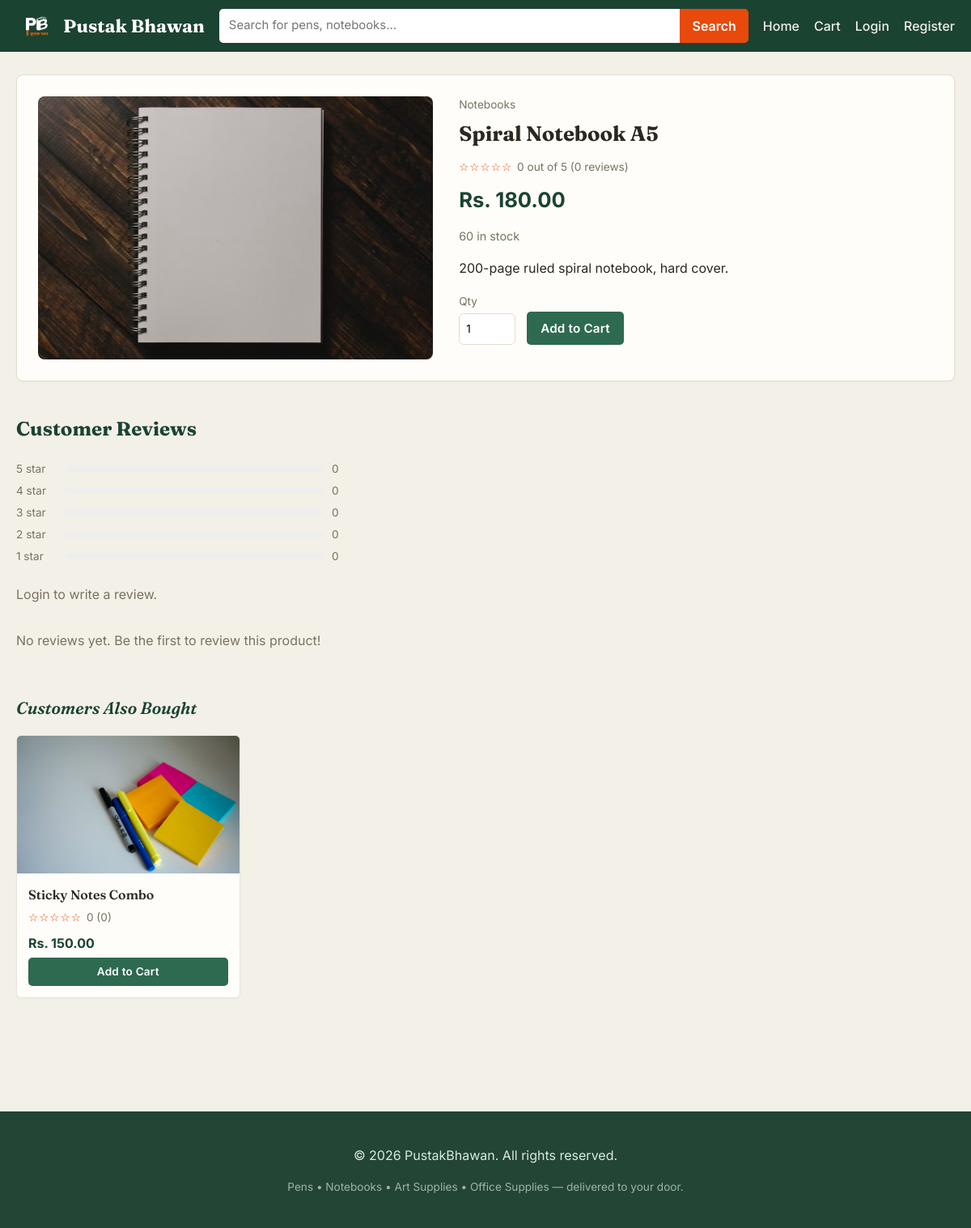
The app's page /product.php?id=3 with its own data.
### tables this page shows
CREATE TABLE products (
    id INT AUTO_INCREMENT PRIMARY KEY,
    category_id INT,
    name VARCHAR(150) NOT NULL,
    description TEXT,
    price DECIMAL(10,2) NOT NULL,
    stock INT DEFAULT 0,
    image VARCHAR(255) DEFAULT 'no-image.png',
    created_at TIMESTAMP DEFAULT CURRENT_TIMESTAMP,
    FOREIGN KEY (category_id) REFERENCES categories(id) ON DELETE SET NULL
);

CREATE TABLE categories (
    id INT AUTO_INCREMENT PRIMARY KEY,
    name VARCHAR(100) NOT NULL
);

### product.php (the view, shortened to what this page needs)
<?php
require 'config.php';
require 'functions.php';
$id = (int)($_GET['id'] ?? 0);
$stmt = $conn->prepare("SELECT p.*, c.name AS category_name FROM products p
                         LEFT JOIN categories c ON c.id = p.category_id
                         WHERE p.id = ?");
$stmt->bind_param('i', $id);
$stmt->execute();
$product = $stmt->get_result()->fetch_assoc();
$rating = getProductRating($conn, $id);
$breakdown = array_fill(1, 5, 0);
$revStmt = $conn->prepare("SELECT r.*, u.name AS user_name FROM reviews r
                            JOIN users u ON u.id = r.user_id
                            WHERE r.product_id = ? ORDER BY r.created_at DESC");
$revStmt->bind_param('i', $id);
$revStmt->execute();
$reviews = $revStmt->get_result()->fetch_all(MYSQLI_ASSOC);
$userReview = null;
$related = getAlsoBoughtProducts($conn, $id, 4);
require 'includes/header.php';
?>
<div class="product-detail">
  <div class="product-detail-img">
    <img src="uploads/<?= h($product['image']) ?>" alt="<?= h($product['name']) ?>"
         onerror="this.src='https://via.placeholder.com/450x400?text=PustakBhawan'">
  </div>
  <div class="product-detail-info">
    <p class="breadcrumb"><?= h($product['category_name'] ?? 'Stationery') ?></p>
    <h1><?= h($product['name']) ?></h1>
    <div class="product-rating">
      <?= renderStars($rating['avg']) ?>
      <span class="rating-text"><?= $rating['avg'] ?> out of 5 (<?= $rating['count'] ?> reviews)</span>
    </div>
    <div class="product-price-big"><?= money($product['price']) ?></div>
    <p class="stock-info">
      <?= $product['stock'] > 0 ? $product['stock'] . ' in stock' : 'Out of stock' ?>
    </p>
    <p class="product-desc"><?= nl2br(h($product['description'])) ?></p>
    <form method="post" action="add_to_cart.php" class="add-cart-form">
      <label>Qty
        <input type="number" name="quantity" value="1" min="1" max="<?= max(1, $product['stock']) ?>">
      </label>
      <button type="submit" class="btn btn-primary" <?= $product['stock'] <= 0 ? 'disabled' : '' ?>>
        <?= $product['stock'] <= 0 ? 'Out of Stock' : 'Add to Cart' ?>
      </button>
    </form>
  </div>
</div>
<section class="reviews-section">
  <h2>Customer Reviews</h2>
  <div class="rating-breakdown">
    <?php for ($s = 5; $s >= 1; $s--):
        $pct = $rating['count'] > 0 ? round(($breakdown[$s] / $rating['count']) * 100) : 0;
    ?>
      <div class="breakdown-row">
        <span><?= $s ?> star</span>
        <div class="bar-track"><div class="bar-fill" style="width: <?= $pct ?>%"></div></div>
        <span><?= $breakdown[$s] ?></span>
      </div>
    <?php endfor; ?>
  </div>
  <?php if (isLoggedIn()): ?>
    <div class="review-form-box">
      <h3><?= $userReview ? 'Update your review' : 'Write a review' ?></h3>
      <form method="post" action="submit_review.php" class="review-form">
        <input type="hidden" name="product_id" value="<?= $product['id'] ?>">
        <div class="star-input" id="star-input">
          <?php for ($s = 1; $s <= 5; $s++): ?>
            <label>
              <input type="radio" name="rating" value="<?= $s ?>"
                <?= ($userReview && (int)$userReview['rating'] === $s) ? 'checked' : '' ?> required>
              <span>★</span>
            </label>
          <?php endfor; ?>
        </div>
        <textarea name="comment" rows="3" placeholder="Share your experience with this product..."><?= h($userReview['comment'] ?? '') ?></textarea>
        <button type="submit" class="btn btn-primary btn-small"><?= $userReview ? 'Update Review' : 'Submit Review' ?></button>
      </form>
    </div>
  <?php else: ?>
    <p class="empty-msg"><a href="login.php">Login</a> to write a review.</p>
  <?php endif; ?>
  <div class="review-list">
    <?php if (empty($reviews)): ?>
      <p class="empty-msg">No reviews yet. Be the first to review this product!</p>
    <?php endif; ?>
  </div>
</section>
<?php if (!empty($related)): ?>
<section class="product-section">
  <h2>Customers Also Bought</h2>
  <div class="product-grid">
    <?php foreach ($related as $p): ?>
      <?php include 'includes/product_card.php'; ?>
    <?php endforeach; ?>
  </div>
</section>
<?php endif; ?>
<?php require 'includes/footer.php'; ?>

### includes/product_card.php (shortened to what this page needs)
<?php
$rating = round((float)($p['avg_rating'] ?? 0), 1);
$count  = (int)($p['review_count'] ?? 0);
?>
<div class="product-card">
  <a href="product.php?id=<?= $p['id'] ?>" class="product-img-link">
    <img src="uploads/<?= h($p['image']) ?>" alt="<?= h($p['name']) ?>"
         onerror="this.src='https://via.placeholder.com/300x220?text=PustakBhawan'">
  </a>
  <div class="product-info">
    <a href="product.php?id=<?= $p['id'] ?>" class="product-name"><?= h($p['name']) ?></a>
    <div class="product-rating">
      <?= renderStars($rating) ?>
      <span class="rating-text"><?= $rating ?> (<?= $count ?>)</span>
    </div>
    <div class="product-price"><?= money($p['price']) ?></div>
    <form method="post" action="add_to_cart.php">
      <button type="submit" class="btn btn-small" <?= $p['stock'] <= 0 ? 'disabled' : '' ?>>
        <?= $p['stock'] <= 0 ? 'Out of stock' : 'Add to Cart' ?>
      </button>
    </form>
  </div>
</div>

### css/style.css (style rules this page uses)
:root { --primary: #2d6a4f; --primary-dark: #1b4332; --accent: #e84a0c; --accent-light: #d47a5f; --ink: #7c4a2d; --bg: #f3f0e8; --card-bg: #fffdf9; --text: #2a281f; --muted: #7a7261; --border: #e2ddcd; --danger: #c0392b; --success: #2d6a4f; --radius: 8px; }
* { box-sizing: border-box; }
body { margin: 0; font-family: 'Inter', 'Segoe UI', Roboto, Helvetica, Arial, sans-serif; background: var(--bg); color: var(--text); line-height: 1.55; }
a { color: inherit; text-decoration: none; }
img { max-width: 100%; display: block; }
.hero h1, h2, .logo, .auth-box h1, .product-detail-info h1 { font-family: 'Fraunces', Georgia, serif; }
.product-section { margin-bottom: 40px; }
.product-section h2 { font-size: 1.3rem; margin-bottom: 16px; color: var(--primary-dark); font-style: italic; font-weight: 600; }
.product-grid { display: grid; grid-template-columns: repeat(auto-fill, minmax(220px, 1fr)); gap: 18px; }
.product-card { background: var(--card-bg); border: 1px solid #e8e5dc; border-radius: 6px; overflow: hidden; display: flex; flex-direction: column; transition: box-shadow 0.15s, transform 0.15s; }
.product-img-link img { width: 100%; height: 170px; object-fit: cover; background: #f1efe8; }
.product-info { padding: 14px; display: flex; flex-direction: column; gap: 6px; }
.product-name { font-weight: 600; font-size: 1rem; font-family: 'Fraunces', serif; }
.product-rating { display: flex; align-items: center; gap: 6px; font-size: 0.85rem; color: var(--muted); }
.product-price { font-weight: 700; color: var(--primary-dark); margin-top: 2px; }
.product-price-big { font-size: 1.6rem; font-weight: 700; color: var(--primary-dark); margin: 10px 0; }
.btn { display: inline-block; padding: 9px 17px; border-radius: 5px; border: none; cursor: pointer; font-weight: 600; font-size: 0.95rem; text-align: center; letter-spacing: 0.2px; }
.btn-primary { background: var(--primary); color: #fff; }
.btn-small { padding: 7px 14px; font-size: 0.85rem; width: 100%; background: var(--primary); color: #fff; }
.product-detail { display: grid; grid-template-columns: 1fr 1.2fr; gap: 32px; background: var(--card-bg); border: 1px solid var(--border); border-radius: 8px; padding: 26px; margin-bottom: 40px; }
.product-detail-img img { width: 100%; border-radius: var(--radius); }
.breadcrumb { color: var(--muted); font-size: 0.85rem; margin: 0 0 6px; }
.product-detail-info h1 { margin: 0 0 10px; font-size: 1.6rem; }
.stock-info { color: var(--muted); font-size: 0.9rem; }
.product-desc { color: var(--text); margin: 16px 0; }
.add-cart-form { display: flex; align-items: end; gap: 14px; margin-top: 18px; }
.add-cart-form label { display: flex; flex-direction: column; font-size: 0.85rem; color: var(--muted); gap: 4px; }
.add-cart-form input { width: 70px; padding: 8px; border: 1px solid var(--border); border-radius: 6px; }
.reviews-section { margin-bottom: 40px; }
.reviews-section h2 { color: var(--primary-dark); }
.rating-breakdown { max-width: 420px; margin-bottom: 24px; }
.breakdown-row { display: grid; grid-template-columns: 50px 1fr 30px; align-items: center; gap: 10px; margin-bottom: 6px; font-size: 0.85rem; color: var(--muted); }
.bar-track { background: #eee; border-radius: 6px; height: 8px; overflow: hidden; }
.review-list { display: flex; flex-direction: column; gap: 16px; max-width: 700px; }
.empty-msg { color: var(--muted); }
button, input, textarea { font: inherit; }
.btn-primary, .btn-small { box-shadow: none; }
.product-card, .auth-box, .product-detail, .review-form-box, .cart-item, .cart-summary, .checkout-box, .result-box, .order-card { box-shadow: 0 1px 3px rgba(38, 48, 42, 0.04); }

### records on screen
products: image (picture), category.name "Notebooks", name "Spiral Notebook A5", price "Rs. 180.00", stock "60", description "200-page ruled spiral notebook, hard cover."
products: image (picture), name "Sticky Notes Combo", rating "☆☆☆☆☆", rating "0", count "0", price "Rs. 150.00", stock "Add to Cart"

### other values on screen
renderStars($rating['avg']) "☆☆☆☆☆"
$rating['avg'] "0"
$rating['count'] "0"
$breakdown[$s] "0"
